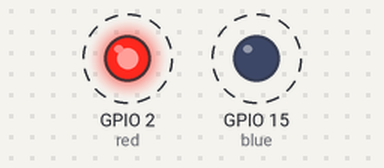
Simulated run of this sketch. Board: ESP32. Shown: output pins drawn as LEDs (lit = HIGH). Dashed ring = blinking.

Above: at 0.15 s.
Timing chart, 0 to 3.0 s (numbered marks = the images above):
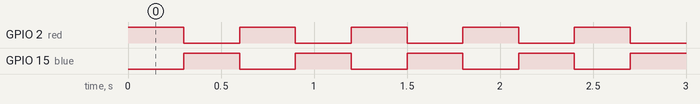

Measured:
- by itself, GPIO 2 (red), GPIO 15 (blue): alternates HIGH for 0.30 s and LOW for 0.30 s

The sketch:

sketch.ino
```cpp
const int red=2;
const int blue=15;
void setup(){
  pinMode(red, OUTPUT);
  pinMode(blue, OUTPUT);
}
void loop(){
  digitalWrite(red, HIGH);
  digitalWrite(blue, LOW);
  delay(300);
  digitalWrite(blue, HIGH);
  digitalWrite(red, LOW);
  delay(300);
}
```
